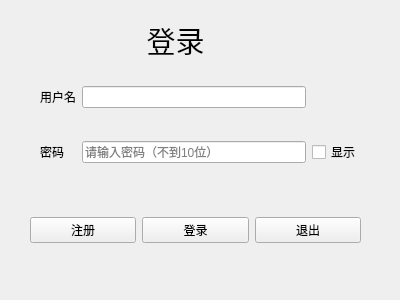
<?xml version="1.0" encoding="UTF-8"?>
<ui version="4.0">
 <class>cal_login</class>
 <widget class="QWidget" name="cal_login">
  <property name="geometry">
   <rect>
    <x>0</x>
    <y>0</y>
    <width>400</width>
    <height>300</height>
   </rect>
  </property>
  <property name="windowTitle">
   <string>Form</string>
  </property>
  <widget class="QWidget" name="w_up" native="true">
   <property name="geometry">
    <rect>
     <x>40</x>
     <y>60</y>
     <width>321</width>
     <height>131</height>
    </rect>
   </property>
   <layout class="QGridLayout" name="gridLayout">
    <item row="0" column="0">
     <widget class="QLabel" name="lb_username">
      <property name="text">
       <string>用户名</string>
      </property>
     </widget>
    </item>
    <item row="1" column="1">
     <widget class="QLineEdit" name="le_password">
      <property name="maxLength">
       <number>10</number>
      </property>
      <property name="echoMode">
       <enum>QLineEdit::EchoMode::Password</enum>
      </property>
      <property name="placeholderText">
       <string>请输入密码（不到10位）</string>
      </property>
     </widget>
    </item>
    <item row="0" column="1">
     <widget class="QLineEdit" name="le_username"/>
    </item>
    <item row="1" column="0">
     <widget class="QLabel" name="lb_password">
      <property name="text">
       <string>密码</string>
      </property>
     </widget>
    </item>
    <item row="1" column="2">
     <widget class="QCheckBox" name="checkBox">
      <property name="text">
       <string>显示</string>
      </property>
     </widget>
    </item>
   </layout>
  </widget>
  <widget class="QLabel" name="lb_login">
   <property name="geometry">
    <rect>
     <x>100</x>
     <y>20</y>
     <width>151</width>
     <height>41</height>
    </rect>
   </property>
   <property name="font">
    <font>
     <family>楷体</family>
     <pointsize>22</pointsize>
    </font>
   </property>
   <property name="text">
    <string>登录</string>
   </property>
   <property name="alignment">
    <set>Qt::AlignmentFlag::AlignCenter</set>
   </property>
  </widget>
  <widget class="QWidget" name="horizontalLayoutWidget">
   <property name="geometry">
    <rect>
     <x>30</x>
     <y>190</y>
     <width>331</width>
     <height>80</height>
    </rect>
   </property>
   <layout class="QHBoxLayout" name="horizontalLayout">
    <item>
     <widget class="QPushButton" name="btn_reg">
      <property name="text">
       <string>注册</string>
      </property>
     </widget>
    </item>
    <item>
     <widget class="QPushButton" name="btn_login">
      <property name="text">
       <string>登录</string>
      </property>
     </widget>
    </item>
    <item>
     <widget class="QPushButton" name="btn_quit">
      <property name="text">
       <string>退出</string>
      </property>
     </widget>
    </item>
   </layout>
  </widget>
 </widget>
 <resources/>
 <connections/>
</ui>
